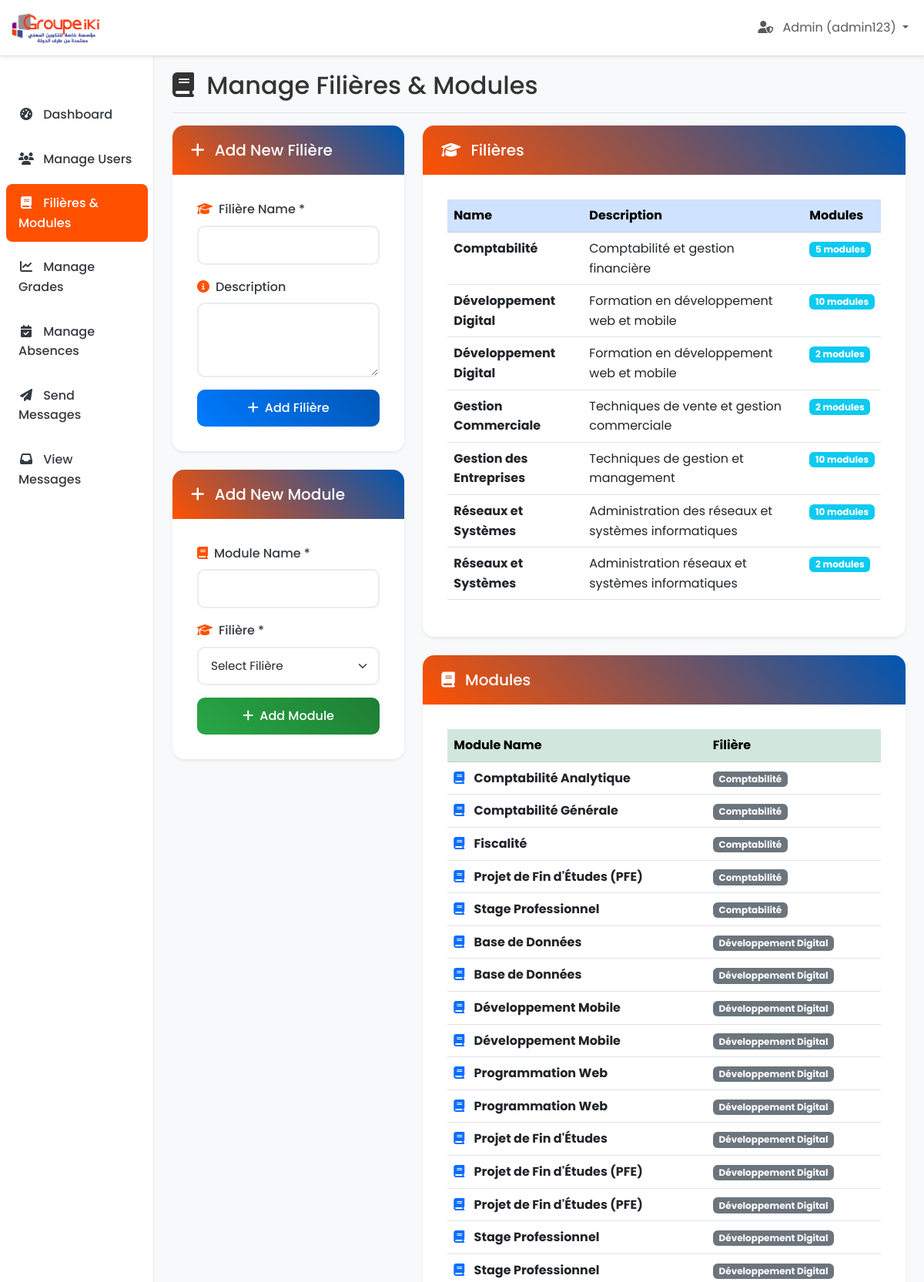
The app's page /manage_filieres_modules.php (signed in, upper part) with its own data.
### tables this page shows
CREATE TABLE `filieres` (
  `id` int(11) NOT NULL,
  `name` varchar(100) NOT NULL,
  `description` text DEFAULT NULL,
  `created_at` timestamp NOT NULL DEFAULT current_timestamp()
);

CREATE TABLE `modules` (
  `id` int(11) NOT NULL,
  `name` varchar(100) NOT NULL,
  `filiere_id` int(11) DEFAULT NULL,
  `type` enum('standard','pfe','stage') DEFAULT 'standard',
  `created_at` timestamp NOT NULL DEFAULT current_timestamp()
);

### manage_filieres_modules.php (the view, shortened to what this page needs)
<?php
$user_cni = $_SESSION['user_cni'];
$host = 'localhost';
$dbname = 'groupe_iki';
$username = 'root';
$db_password = '';
try {
    $pdo = new PDO("mysql:host=$host;dbname=$dbname;charset=utf8", $username, $db_password);
    $pdo->setAttribute(PDO::ATTR_ERRMODE, PDO::ERRMODE_EXCEPTION);
    $stmt = $pdo->query("
        SELECT f.id, f.name, f.description, COUNT(m.id) as module_count
        FROM filieres f
        LEFT JOIN modules m ON f.id = m.filiere_id
        GROUP BY f.id, f.name, f.description
        ORDER BY f.name
    ");
    $filieres = $stmt->fetchAll(PDO::FETCH_ASSOC);
    $stmt = $pdo->query("
        SELECT m.id, m.name, f.name as filiere_name, f.id as filiere_id
        FROM modules m
        LEFT JOIN filieres f ON m.filiere_id = f.id
        ORDER BY f.name, m.name
    ");
    $modules = $stmt->fetchAll(PDO::FETCH_ASSOC);
} catch (PDOException $e) {
    $error_message = 'Database connection failed.';
}
?>
<!DOCTYPE html>
<html lang="en">
<head>
    <link href="https://cdn.jsdelivr.net/npm/bootstrap@5.3.0/dist/css/bootstrap.min.css" rel="stylesheet">
    <link href="https://cdnjs.cloudflare.com/ajax/libs/font-awesome/6.4.0/css/all.min.css" rel="stylesheet">
    <link href="css/styles.css" rel="stylesheet">
</head>
<body class="dashboard-page">
    <nav class="navbar navbar-expand-lg navbar-light bg-white fixed-top border-bottom shadow-sm">
        <div class="container-fluid">
            <a class="navbar-brand d-flex align-items-center" href="dashboard_admin.php">
                <img src="assets/logo-circle.jpg" alt="" width="120px">
            </a>
            <div class="collapse navbar-collapse" id="navbarNav">
                <ul class="navbar-nav ms-auto">
                    <li class="nav-item dropdown">
                        <a class="nav-link dropdown-toggle" href="#" id="userDropdown" role="button" data-bs-toggle="dropdown">
                            <i class="fas fa-user-shield me-2"></i>
                            Admin (<?php echo htmlspecialchars($user_cni); ?>)
                        </a>
                    </li>
                </ul>
            </div>
        </div>
    </nav>
    <div class="container-fluid">
        <div class="row">
            <nav class="col-md-3 col-lg-2 d-md-block sidebar collapse" id="sidebar">
                <div class="position-sticky pt-3">
                    <ul class="nav flex-column">
                        <li class="nav-item">
                            <a class="nav-link" href="dashboard_admin.php">
                                <i class="fas fa-tachometer-alt me-2"></i>
                                Dashboard
                            </a>
                        </li>
                        <li class="nav-item">
                            <a class="nav-link" href="manage_users.php">
                                <i class="fas fa-users me-2"></i>
                                Manage Users
                            </a>
                        </li>
                        <li class="nav-item">
                            <a class="nav-link active" href="manage_filieres_modules.php">
                                <i class="fas fa-book me-2"></i>
                                Filières & Modules
                            </a>
                        </li>
                        <li class="nav-item">
                            <a class="nav-link" href="manage_grades.php">
                                <i class="fas fa-chart-line me-2"></i>
                                Manage Grades
                            </a>
                        </li>
                        <li class="nav-item">
                            <a class="nav-link" href="record_absence.php">
                                <i class="fas fa-calendar-check me-2"></i>
                                Manage Absences
                            </a>
                        </li>
                        <li class="nav-item">
                            <a class="nav-link" href="send_message.php">
                                <i class="fas fa-paper-plane me-2"></i>
                                Send Messages
                            </a>
                        </li>
                        <li class="nav-item">
                            <a class="nav-link" href="view_messages.php">
                                <i class="fas fa-inbox me-2"></i>
                                View Messages
                            </a>
                        </li>
                    </ul>
                </div>
            </nav>
            <main class="col-md-9 ms-sm-auto col-lg-10 px-md-4 main-content">
                <div class="d-flex justify-content-between flex-wrap flex-md-nowrap align-items-center pt-3 pb-2 mb-3 border-bottom">
                    <h1 class="h2">
                        <i class="fas fa-book me-2"></i>
                        Manage Filières & Modules
                    </h1>
                </div>
                <div class="row">
                    <div class="col-lg-4">
                        <div class="card mb-4">
                            <div class="card-header">
                                <h5 class="card-title mb-0">
                                    <i class="fas fa-plus me-2"></i>
                                    Add New Filière
                                </h5>
                            </div>
                            <div class="card-body">
                                <form method="POST" action="manage_filieres_modules.php">
                                    <div class="mb-3">
                                        <label for="filiere_name" class="form-label">
                                            <i class="fas fa-graduation-cap me-2"></i>Filière Name *
                                        </label>
                                        <input type="text" class="form-control" id="filiere_name" name="filiere_name" required>
                                    </div>
                                    <div class="mb-3">
                                        <label for="filiere_description" class="form-label">
                                            <i class="fas fa-info-circle me-2"></i>Description
                                        </label>
                                        <textarea class="form-control" id="filiere_description" name="filiere_description" rows="3"></textarea>
                                    </div>
                                    <div class="d-grid">
                                        <button type="submit" class="btn btn-primary">
                                            <i class="fas fa-plus me-2"></i>Add Filière
                                        </button>
                                    </div>
                                </form>
                            </div>
                        </div>
                        <div class="card">
                            <div class="card-header">
                                <h5 class="card-title mb-0">
                                    <i class="fas fa-plus me-2"></i>
                                    Add New Module
                                </h5>
                            </div>
                            <div class="card-body">
                                <form method="POST" action="manage_filieres_modules.php">
                                    <div class="mb-3">
                                        <label for="module_name" class="form-label">
                                            <i class="fas fa-book me-2"></i>Module Name *
                                        </label>
                                        <input type="text" class="form-control" id="module_name" name="module_name" required>
                                    </div>
                                    <div class="mb-3">
                                        <label for="module_filiere_id" class="form-label">
                                            <i class="fas fa-graduation-cap me-2"></i>Filière *
                                        </label>
                                        <select class="form-select" id="module_filiere_id" name="module_filiere_id" required>
                                            <option value="">Select Filière</option>
                                        </select>
                                    </div>
                                    <div class="d-grid">
                                        <button type="submit" class="btn btn-success">
                                            <i class="fas fa-plus me-2"></i>Add Module
                                        </button>
                                    </div>
                                </form>
                            </div>
                        </div>
                    </div>
                    <div class="col-lg-8">
                        <div class="card mb-4">
                            <div class="card-header">
                                <h5 class="card-title mb-0">
                                    <i class="fas fa-graduation-cap me-2"></i>
                                    Filières
                                </h5>
                            </div>
                            <div class="card-body">
                                <?php if (empty($filieres)): ?>
                                <div class="text-center py-3">
                                    <i class="fas fa-graduation-cap fa-3x text-muted mb-3"></i>
                                    <h5 class="text-muted">No filières found</h5>
                                    <p class="text-muted">Start by adding your first filière.</p>
                                </div>
                                <?php else: ?>
                                <div class="table-responsive">
                                    <table class="table table-hover">
                                        <thead class="table-primary">
                                            <tr>
                                                <th>Name</th>
                                                <th>Description</th>
                                                <th>Modules</th>
                                            </tr>
                                        </thead>
                                        <tbody>
                                            <?php foreach ($filieres as $filiere): ?>
                                            <tr>
                                                <td>
                                                    <strong><?php echo htmlspecialchars($filiere['name']); ?></strong>
                                                </td>
                                                <td>
                                                    <?php echo htmlspecialchars($filiere['description'] ?: 'No description'); ?>
                                                </td>
                                                <td>
                                                    <span class="badge bg-info">
                                                        <?php echo $filiere['module_count']; ?> modules
                                                    </span>
                                                </td>
                                            </tr>
                                            <?php endforeach; ?>
                                        </tbody>
                                    </table>
                                </div>
                                <?php endif; ?>
                            </div>
                        </div>
                        <div class="card">
                            <div class="card-header">
                                <h5 class="card-title mb-0">
                                    <i class="fas fa-book me-2"></i>
                                    Modules
                                </h5>
                            </div>
                            <div class="card-body">
                                <?php if (empty($modules)): ?>
                                <div class="text-center py-3">
                                    <i class="fas fa-book fa-3x text-muted mb-3"></i>
                                    <h5 class="text-muted">No modules found</h5>
                                    <p class="text-muted">Start by adding your first module.</p>
                                </div>
                                <?php else: ?>
                                <div class="table-responsive">
                                    <table class="table table-hover">
                                        <thead class="table-success">
                                            <tr>
                                                <th>Module Name</th>
                                                <th>Filière</th>
                                            </tr>
                                        </thead>
                                        <tbody>
                                            <?php foreach ($modules as $module): ?>
                                            <tr>
                                                <td>
                                                    <i class="fas fa-book me-2 text-primary"></i>
                                                    <strong><?php echo htmlspecialchars($module['name']); ?></strong>
                                                </td>
                                                <td>
                                                    <?php if ($module['filiere_name']): ?>
                                                        <span class="badge bg-secondary">
                                                            <?php echo htmlspecialchars($module['filiere_name']); ?>
                                                        </span>
                                                    <?php else: ?>
                                                        <span class="text-muted">No filière assigned</span>
                                                    <?php endif; ?>
                                                </td>
                                            </tr>
                                            <?php endforeach; ?>
                                        </tbody>
                                    </table>
                                </div>
                                <?php endif; ?>
                            </div>
                        </div>
                    </div>
                </div>
            </main>
        </div>
    </div>
</body>
</html>

### records on screen
filieres: name "Comptabilité", description "Comptabilité et gestion financière", module_count "5"
filieres: name "Développement Digital", description "Formation en développement web et mobile", module_count "10"
filieres: name "Développement Digital", description "Formation en développement web et mobile", module_count "2"
filieres: name "Gestion Commerciale", description "Techniques de vente et gestion commerciale", module_count "2"
filieres: name "Gestion des Entreprises", description "Techniques de gestion et management", module_count "10"
filieres: name "Réseaux et Systèmes", description "Administration des réseaux et systèmes informatiques", module_count "10"
filieres: name "Réseaux et Systèmes", description "Administration réseaux et systèmes informatiques", module_count "2"
modules: name "Comptabilité Analytique", filiere.name "Comptabilité"
modules: name "Comptabilité Générale", filiere.name "Comptabilité"
modules: name "Fiscalité", filiere.name "Comptabilité"
modules: name "Projet de Fin d'Études (PFE)", filiere.name "Comptabilité"
modules: name "Stage Professionnel", filiere.name "Comptabilité"
modules: name "Base de Données", filiere.name "Développement Digital"
modules: name "Base de Données", filiere.name "Développement Digital"
modules: name "Développement Mobile", filiere.name "Développement Digital"
modules: name "Développement Mobile", filiere.name "Développement Digital"
modules: name "Programmation Web", filiere.name "Développement Digital"
modules: name "Programmation Web", filiere.name "Développement Digital"
modules: name "Projet de Fin d'Études", filiere.name "Développement Digital"
modules: name "Projet de Fin d'Études (PFE)", filiere.name "Développement Digital"
modules: name "Projet de Fin d'Études (PFE)", filiere.name "Développement Digital"
modules: name "Stage Professionnel", filiere.name "Développement Digital"
modules: name "Stage Professionnel", filiere.name "Développement Digital"

### other values on screen
$user_cni "admin123"
